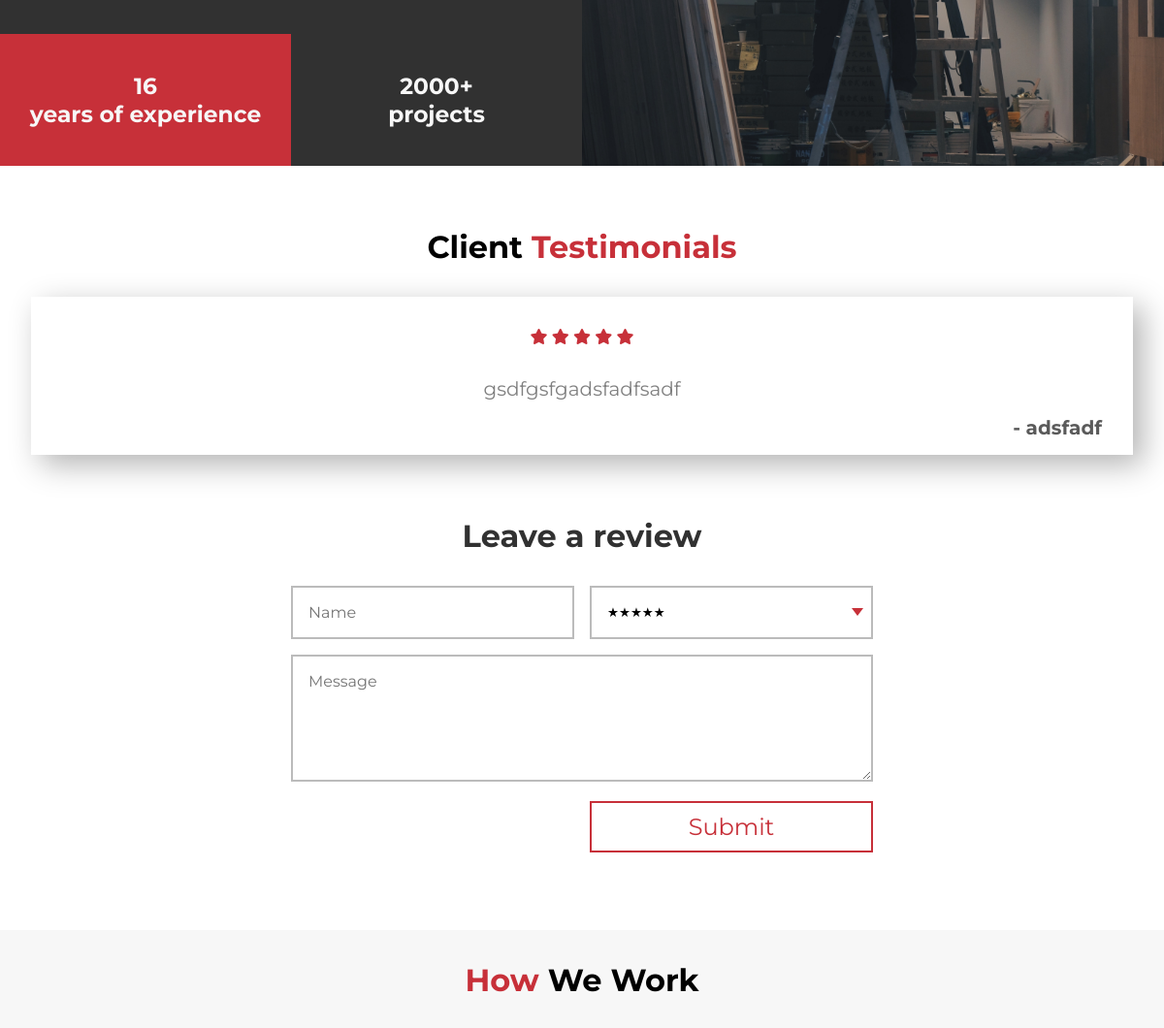
/ (middle part), run on an earlier commit of the app's database.
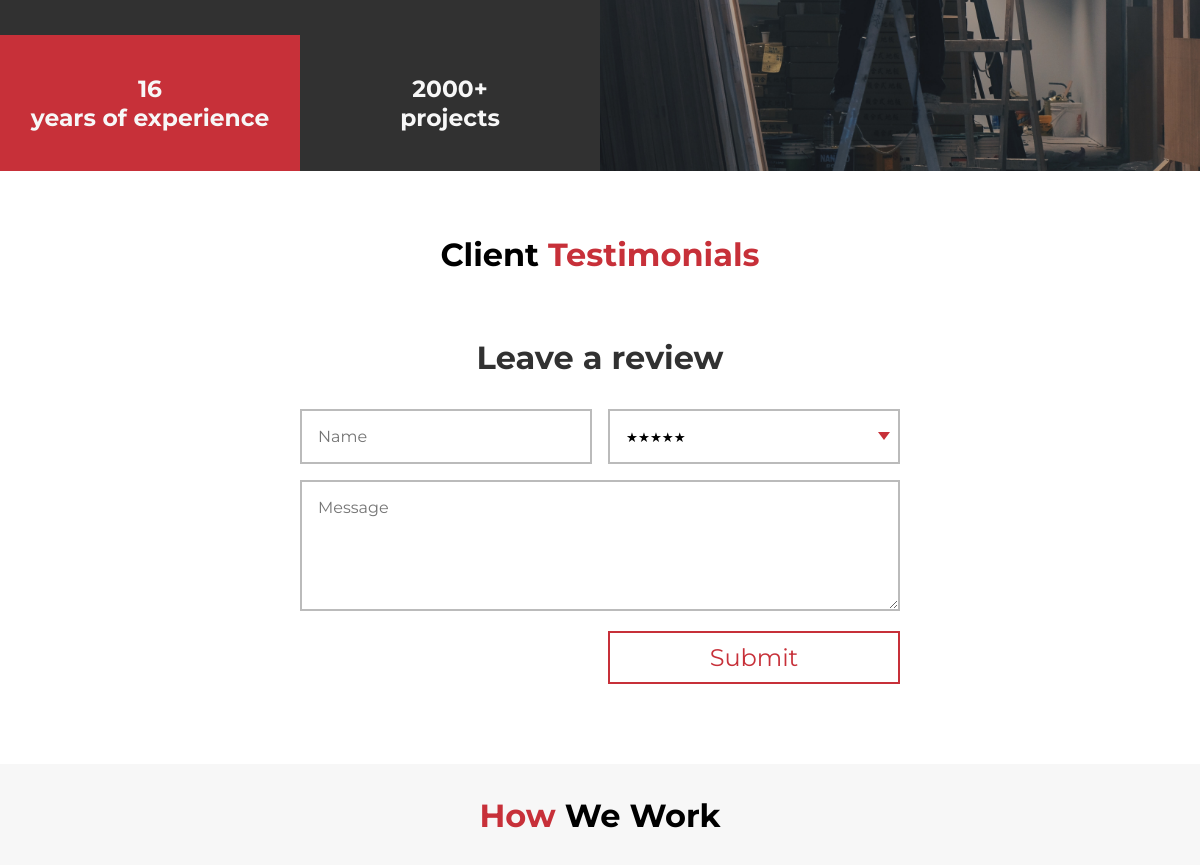
And on a later commit of the database.
### ini_app/models.py (models this page shows)
class Testimonial(models.Model):
    name = models.CharField(max_length=255)
    message = models.TextField()
    rating = models.PositiveSmallIntegerField(null=True)
    created_at = models.DateTimeField(auto_now_add=True)
    updated_at = models.DateTimeField(auto_now=True)

### ini_app/views.py (the view)
# urls.py: path('', views.index),
def index(request):
    all_reviews = Testimonial.objects.all().order_by("-created_at")
    last_three = []
    if len(all_reviews) > 3:
        for i in range(3):
            last_three.append(all_reviews[i])
    else:
        last_three = all_reviews
    context = {
        "last_three": last_three
    }
    return render(request, "index.html", context)

### ini_app/templates/index.html (shortened to what this page needs)
{% load static %}
<!DOCTYPE html>
<html lang="en">
<head>
    <link rel="stylesheet" href="{% static 'style/index.css' %}">
</head>
<body>
    <section id="why">
        <div class="why-grid">
            <div class="why-image"></div>
            <div class="experience">
                <h3>16</h3>
                <h3>years of experience</h3>
            </div>
            <div class="projects">
                <h3>2000+</h3>
                <h3>projects</h3>
            </div>
        </div>
    </section>
    <section class="testimonials">
        <h2>Client<span> Testimonials</span></h2>
        <div class="testimonial-grid" id="testimonial-grid">
            {% for testimonial in last_three %}
            <div class="testimonial">
                <div class="stars">
                    {% for i in "x"|ljust:testimonial.rating %}
                        <i class="fas fa-star"></i>
                    {% endfor %}
                </div>
                <p>{{ testimonial.message }}</p>
                <div class="name">
                    <p>- {{ testimonial.name }}</p>
                </div>
            </div>
            {% endfor %}
        </div>
        <div class="review-form">
            <h2>Leave a review</h2>
            <form action="/create_review" method="post" id="review-form">
                <p class="review-name">
                    <input type="text" name="name" placeholder="Name" id="review-name"></input>
                </p>
                <div class="review-rating">
                    <select name="rating" id="review-rating">
                        <option value="5" selected>&#9733;&#9733;&#9733;&#9733;&#9733;</option>
                    </select>
                </div>
                <p class="full">
                    <textarea name="message" rows="5" placeholder="Message" id="review-message"></textarea>
                </p>
                <p class="button">
                    <button type="submit" class="btn btn-red">Submit</button>
                </p>
            </form>
        </div>
    </section>
    <section class="how">
        <h2><span>How</span> We Work</h2>
    </section>
</body>
</html>

What changed in the data, as far as the page shows it:
removed Testimonial: rating 5 (drawn), message "gsdfgsfgadsfadfsadf", name "adsfadf"
